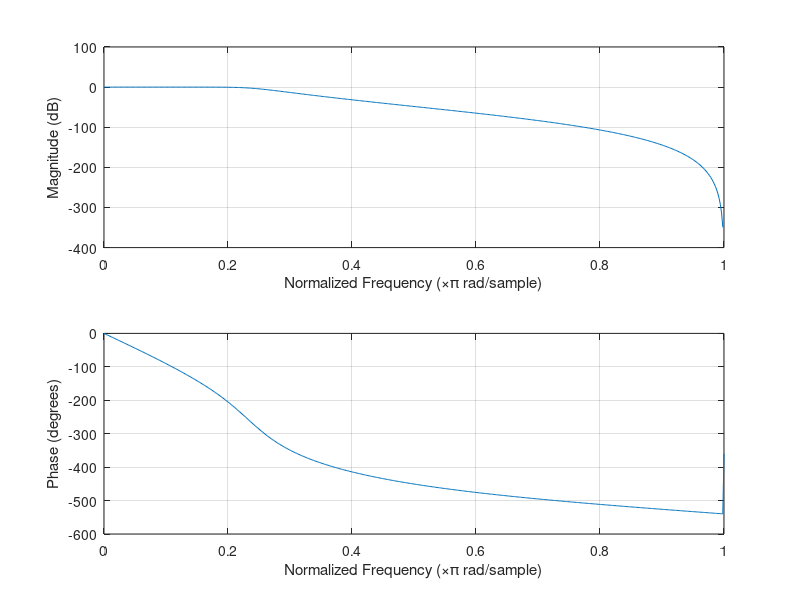

The MATLAB source for this figure:
%Design a 6th-order lowpass Butterworth filter with a cutoff frequency of 300 Hz, 
%which, for data sampled at 1000 Hz, corresponds to 0.6π rad/sample. 
%Plot its magnitude and phase responses. Use it to filter a 1000-sample random signal.


clear
close all
pkg load signal
order = 6;
fs = 1000;
fc = 120;
disp('normalize freq')
nf = fc/(fs/2)
[z, p, g] = butter(order,nf);
disp('zeros')
z(1:order)
disp('poles')
p(1:order)
%This is defined as, theta = atan2 (y, x), in radians. 
theta = angle(p(1:order))
 
[b,a] = butter(order,nf);
disp('b')
b
disp('a')
a

freqz(b,a);
